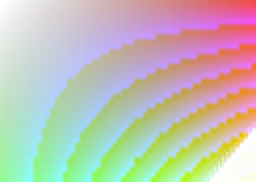
#> input picture apps/cli/test/fixtures/up_bicubic.png, 128 x 91 px (shown 2 times larger)
$ python matte_light_background.py --source-frames-dir ../test/fixtures --output-dir out --frame-prefix ../test/fixtures/up_bicubic.png
#> lines starting #> are read from the running program, lines starting #| are printed output that depends on the picture
### apps/cli/asset-tools/_asset_common.py
from __future__ import annotations

import re
from pathlib import Path
from typing import Iterable


IMAGE_EXTENSIONS = {".png", ".jpg", ".jpeg", ".webp", ".bmp", ".gif"}
RASTER_EXTENSIONS = IMAGE_EXTENSIONS - {".gif"}


def natural_key(path: Path) -> list[object]:
    parts = re.split(r"(\d+)", path.name)
    key: list[object] = []
    for part in parts:
        key.append(int(part) if part.isdigit() else part.lower())
    return key


def image_paths(source_dir: Path, extensions: Iterable[str] = IMAGE_EXTENSIONS) -> list[Path]:
    allowed = {extension.lower() for extension in extensions}
    return sorted(
        [path for path in source_dir.iterdir() if path.suffix.lower() in allowed],
        key=natural_key,
    )

### apps/cli/asset-tools/matte_light_background.py
#!/usr/bin/env python3
from __future__ import annotations

import argparse
import json
from pathlib import Path

from _asset_common import RASTER_EXTENSIONS, image_paths

try:
    from PIL import Image
except ImportError as exc:
    raise SystemExit("Pillow is required. Install with: python3 -m pip install Pillow") from exc


def parse_args() -> argparse.Namespace:
    parser = argparse.ArgumentParser(description="Remove a light solid-ish background from frames.")
    parser.add_argument("--source-frames-dir", required=True, type=Path)
    parser.add_argument("--output-dir", required=True, type=Path)
    parser.add_argument("--frame-prefix", required=True)
    parser.add_argument("--tolerance", type=int, default=34)
    parser.add_argument("--softness", type=int, default=22)
    parser.add_argument("--overwrite", action="store_true")
    return parser.parse_args()


def estimate_background(image: Image.Image) -> tuple[int, int, int]:
    rgb = image.convert("RGB")
    samples: list[tuple[int, int, int]] = []
    width, height = rgb.size
    pixels = rgb.load()
    for x, y in ((0, 0), (width - 1, 0), (0, height - 1), (width - 1, height - 1)):
        samples.append(pixels[x, y])
    border_step = max(1, min(width, height) // 32)
    for x in range(0, width, border_step):
        samples.append(pixels[x, 0])
        samples.append(pixels[x, height - 1])
    for y in range(0, height, border_step):
        samples.append(pixels[0, y])
        samples.append(pixels[width - 1, y])
    count = len(samples)
    return (
        round(sum(color[0] for color in samples) / count),
        round(sum(color[1] for color in samples) / count),
        round(sum(color[2] for color in samples) / count),
    )


def color_distance(left: tuple[int, int, int], right: tuple[int, int, int]) -> float:
    return (
        (left[0] - right[0]) ** 2
        + (left[1] - right[1]) ** 2
        + (left[2] - right[2]) ** 2
    ) ** 0.5


def matte(image: Image.Image, bg: tuple[int, int, int], tolerance: int, softness: int) -> tuple[Image.Image, int]:
    out = image.convert("RGBA")
    pixels = out.load()
    removed = 0
    width, height = out.size
    soft_end = max(tolerance + 1, tolerance + softness)
    for y in range(height):
        for x in range(width):
            r, g, b, a = pixels[x, y]
            if a == 0:
                continue
            dist = color_distance((r, g, b), bg)
            if dist <= tolerance:
                pixels[x, y] = (r, g, b, 0)
                removed += 1
            elif dist < soft_end:
                keep = (dist - tolerance) / (soft_end - tolerance)
                pixels[x, y] = (r, g, b, round(a * keep))
                removed += 1
    return out, removed


def main() -> None:
    args = parse_args()
    frames = image_paths(args.source_frames_dir, RASTER_EXTENSIONS)
    if not frames:
        raise SystemExit(f"No source frames found in {args.source_frames_dir}")
    if args.output_dir.exists():
        existing = [path for path in args.output_dir.iterdir() if path.is_file()]
        if existing and not args.overwrite:
            raise SystemExit(f"Output directory is not empty: {args.output_dir}. Pass --overwrite.")
        if args.overwrite:
            for path in existing:
                path.unlink()
    args.output_dir.mkdir(parents=True, exist_ok=True)

    warnings: list[str] = []
    frame_reports = []
    for index, path in enumerate(frames, start=1):
        with Image.open(path) as opened:
#> opened is the input picture: PIL image 128x91 RGBA; mean R, G, B, A 119, 124.9, 111.6, 136.5
            source = opened.convert("RGBA")
        bg = estimate_background(source)
#> in estimate_background, `rgb = image.convert("RGB")`:
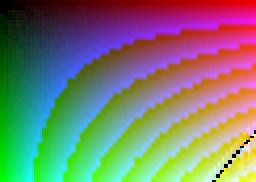
#> rgb: PIL image 128x91 RGB (shown 2 times larger); mean R, G, B 119, 124.9, 111.6
#> after the loop in estimate_background, `for x, y in ((0, 0), (width - 1, 0), (0, height - 1), (width - 1, heig..`: samples = [(0, 0, 0), (239, 0, 0), (0, 255, 0), (239, 255, 119)]
#> after the loop in estimate_background, `for x in range(0, width, border_step):`: samples = 132 items, first 6: (0, 0, 0), (239, 0, 0), (0, 255, 0), (239, 255, 119), (0, 0, 0), (0, 255, 0)
#> after the loop in estimate_background, `for y in range(0, height, border_step):`: samples = 224 items, first 6: (0, 0, 0), (239, 0, 0), (0, 255, 0), (239, 255, 119), (0, 0, 0), (0, 255, 0)
#> in estimate_background, `count = len(samples)`: count = 224
#> bg = (117, 124, 62)
        matted, removed = matte(source, bg, args.tolerance, args.softness)
#> after the loop in matte, `for y in range(height):`: removed = 605
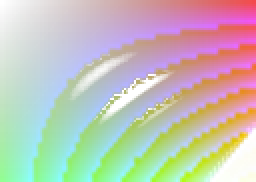
#> matted: PIL image 128x91 RGBA (shown 2 times larger); mean R, G, B, A 119, 124.9, 111.6, 132.8; transparent parts drawn white
#> removed = 605
        total = source.width * source.height
#> total = 11648
        removed_ratio = removed / total
#> removed_ratio = 0.0519
        if removed_ratio > 0.75:
            warnings.append(f"Frame {index} removed {removed_ratio:.1%} of pixels")
        output = args.output_dir / f"{args.frame_prefix}_{index:04d}.png"
        matted.save(output)
        frame_reports.append(
            {
                "index": index,
                "source": path.name,
                "output": output.name,
                "estimated_background": list(bg),
                "removed_pixel_ratio": round(removed_ratio, 6),
            }
        )
#> pass 2 of the loop in main, `for index, path in enumerate(frames, start=1):`:
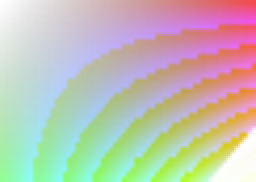
#> input picture apps/cli/test/fixtures/up_bilinear.png, 128 x 91 px (shown 2 times larger)
#> in main, opened is the input picture: PIL image 128x91 RGBA; mean R, G, B, A 119.6, 125.6, 111.9, 136.5
#> in estimate_background (call 2), `rgb = image.convert("RGB")`:
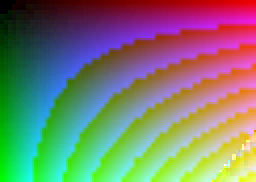
#> rgb: PIL image 128x91 RGB (shown 2 times larger); mean R, G, B 119.6, 125.6, 111.9
#> after the loop in estimate_background (call 2), `for x, y in ((0, 0), (width - 1, 0), (0, height - 1), (width - 1, heig..`: samples = [(0, 0, 0), (239, 0, 0), (0, 252, 0), (239, 255, 111)]
#> after the loop in estimate_background (call 2), `for x in range(0, width, border_step):`: samples = 132 items, first 6: (0, 0, 0), (239, 0, 0), (0, 252, 0), (239, 255, 111), (0, 0, 0), (0, 252, 0)
#> after the loop in estimate_background (call 2), `for y in range(0, height, border_step):`: samples = 224 items, first 6: (0, 0, 0), (239, 0, 0), (0, 252, 0), (239, 255, 111), (0, 0, 0), (0, 252, 0)
#> bg = (120, 126, 62)
#> in main, `matted, removed = matte(source, bg, args.tolerance, args.softness)`:
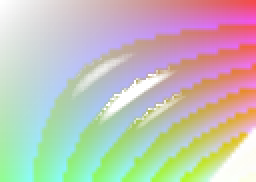
#> matted: PIL image 128x91 RGBA (shown 2 times larger); mean R, G, B, A 119.6, 125.6, 111.9, 132.4; transparent parts drawn white
#> in main, `matted, removed = matte(source, bg, args.tolerance, args.softness)`: removed = 655
#> removed_ratio = 0.0562

    report = {
        "source_dir": str(args.source_frames_dir.resolve()),
        "output_dir": str(args.output_dir.resolve()),
        "frame_count": len(frames),
        "tolerance": args.tolerance,
        "softness": args.softness,
        "warnings": warnings,
        "frames": frame_reports,
    }
    report_path = args.output_dir / "matte_report.json"
    report_path.write_text(json.dumps(report, indent=2) + "\n", encoding="utf-8")
    print(report_path)


if __name__ == "__main__":
    main()
